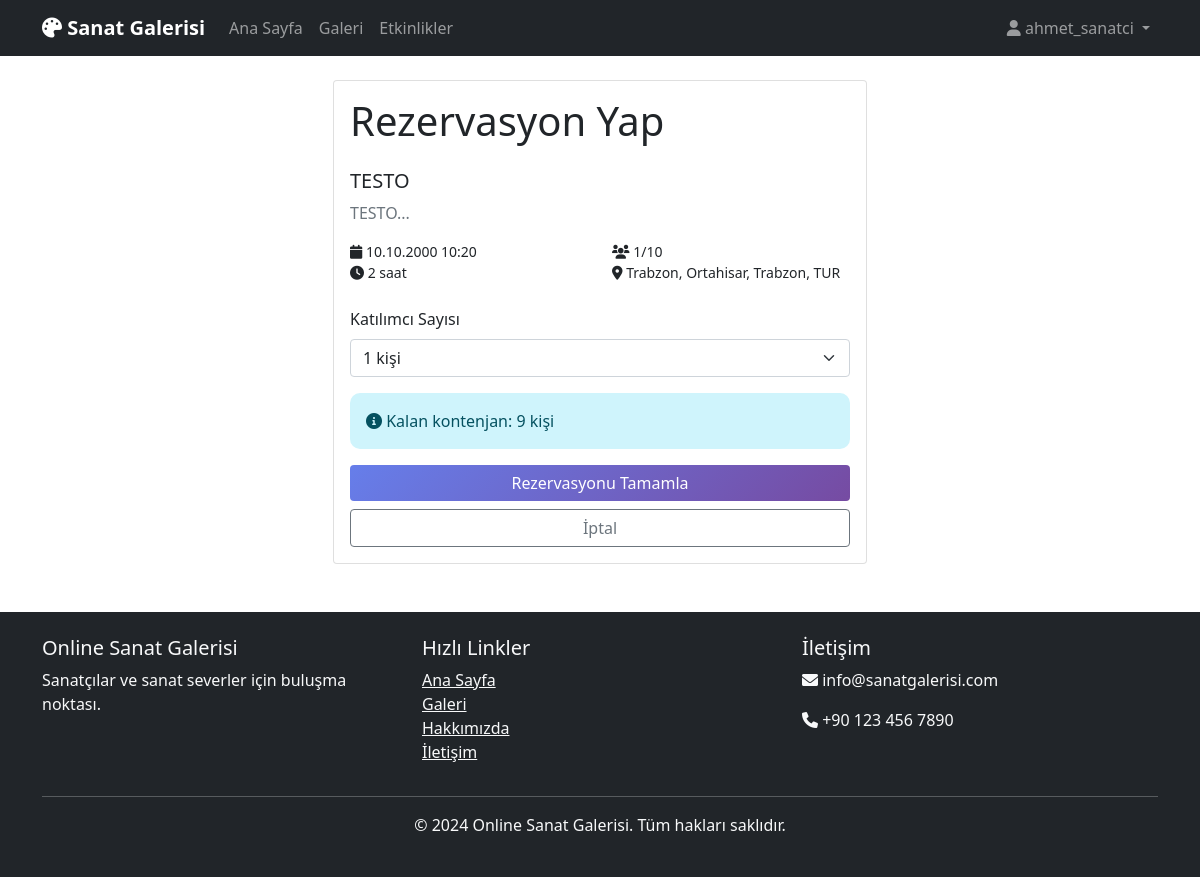
Screenshot of /reserve_event/5 (signed in) with the database file from the repository.
### backend/app.py (models this page shows, shortened)
class User(UserMixin, db.Model):
    __tablename__ = 'users'
    id = db.Column(db.Integer, primary_key=True)
    username = db.Column(db.String(80), unique=True, nullable=False)
    email = db.Column(db.String(120), unique=True, nullable=False)
    password_hash = db.Column(db.String(255), nullable=False)
    user_type = db.Column(db.String(20), default='collector')  # artist, collector, admin
    profile_image = db.Column(db.String(255))
    bio = db.Column(db.Text)
    created_at = db.Column(db.DateTime, default=datetime.utcnow)
    updated_at = db.Column(db.DateTime, default=datetime.utcnow, onupdate=datetime.utcnow)
    artworks = db.relationship('Artwork', backref='artist', lazy=True)
    orders = db.relationship('Order', backref='user', lazy=True)

class Event(db.Model):
    __tablename__ = 'events'
    id = db.Column(db.Integer, primary_key=True)
    title = db.Column(db.String(200), nullable=False)
    description = db.Column(db.Text, nullable=False)
    image_url = db.Column(db.String(255))
    instructor_id = db.Column(db.Integer, db.ForeignKey('users.id'), nullable=False)
    category_id = db.Column(db.Integer, db.ForeignKey('categories.id'), nullable=False)
    event_date = db.Column(db.DateTime, nullable=False)
    duration_hours = db.Column(db.Integer, default=2)
    max_participants = db.Column(db.Integer, nullable=False)
    current_participants = db.Column(db.Integer, default=0)
    price = db.Column(db.Integer, nullable=False)
    location = db.Column(db.String(255))
    status = db.Column(db.String(20), default='active')  # active, cancelled, completed
    created_at = db.Column(db.DateTime, default=datetime.utcnow)
    updated_at = db.Column(db.DateTime, default=datetime.utcnow, onupdate=datetime.utcnow)
    instructor = db.relationship('User', backref='instructed_events')
    category = db.relationship('Category', backref='events')
    reservations = db.relationship('Reservation', backref='event', lazy=True)
    comments = db.relationship('EventComment', backref='event', lazy=True)

### backend/app.py (the view, shortened to what this page needs)
@app.route('/reserve_event/<int:event_id>', methods=['GET', 'POST'])
@login_required
def reserve_event(event_id):
    event = Event.query.get_or_404(event_id)
    return render_template('reserve_event.html', event=event)

### backend/app.py (called while the page is built)
@login_manager.user_loader
def load_user(user_id):
    return User.query.get(int(user_id))

### frontend/templates/reserve_event.html (shortened to what this page needs)
{% extends "base.html" %}
{% block content %}
<div class="container mt-4">
    <div class="row justify-content-center">
        <div class="col-lg-6">
            <div class="card">
                <div class="card-body">
                    <h1 class="mb-4">Rezervasyon Yap</h1>
                    <div class="mb-4">
                        <h5>{{ event.title }}</h5>
                        <p class="text-muted">{{ event.description[:150] }}...</p>
                        <div class="row">
                            <div class="col-6">
                                <small class="d-block">
                                    <i class="fas fa-calendar"></i> {{ event.event_date.strftime('%d.%m.%Y %H:%M') }}
                                </small>
                                <small class="d-block">
                                    <i class="fas fa-clock"></i> {{ event.duration_hours }} saat
                                </small>
                            </div>
                            <div class="col-6">
                                <small class="d-block">
                                    <i class="fas fa-users"></i> {{ event.current_participants }}/{{ event.max_participants }}
                                </small>
                                <small class="d-block">
                                    <i class="fas fa-map-marker-alt"></i> {{ event.location }}
                                </small>
                            </div>
                        </div>
                    </div>
                    <form method="POST">
                        <div class="mb-3">
                            <label class="form-label">Katılımcı Sayısı</label>
                            <select name="participant_count" class="form-select" required>
                                {% for i in range(1, event.max_participants - event.current_participants + 1) %}
                                <option value="{{ i }}" {% if i == 1 %}selected{% endif %}>
                                    {{ i }} kişi
                                </option>
                                {% endfor %}
                            </select>
                        </div>
                        <div class="alert alert-info">
                            <i class="fas fa-info-circle"></i>
                            Kalan kontenjan: {{ event.max_participants - event.current_participants }} kişi
                        </div>
                        <div class="d-grid gap-2">
                            <button type="submit" class="btn btn-primary">Rezervasyonu Tamamla</button>
                            <a href="{{ url_for('event_detail', id=event.id) }}" class="btn btn-outline-secondary">İptal</a>
                        </div>
                    </form>
                </div>
            </div>
        </div>
    </div>
</div>
{% endblock %}

### frontend/templates/base.html (shortened to what this page needs)
<!DOCTYPE html>
<html lang="tr">
<head>
    <link href="https://cdn.jsdelivr.net/npm/bootstrap@5.1.3/dist/css/bootstrap.min.css" rel="stylesheet">
    <link href="https://cdnjs.cloudflare.com/ajax/libs/font-awesome/6.0.0/css/all.min.css" rel="stylesheet">
    <link href="{{ url_for('static', filename='css/style.css') }}" rel="stylesheet">
</head>
<body>
    <nav class="navbar navbar-expand-lg navbar-dark bg-dark">
        <div class="container">
            <a class="navbar-brand" href="{{ url_for('index') }}">
                <i class="fas fa-palette"></i> Sanat Galerisi
            </a>
            <div class="collapse navbar-collapse" id="navbarNav">
                <ul class="navbar-nav me-auto">
                    <li class="nav-item">
                        <a class="nav-link" href="{{ url_for('index') }}">Ana Sayfa</a>
                    </li>
                    <li class="nav-item">
                        <a class="nav-link" href="{{ url_for('gallery') }}">Galeri</a>
                    </li>
                    <li class="nav-item">
                        <a class="nav-link" href="{{ url_for('events') }}">Etkinlikler</a>
                    </li>
                </ul>
                <ul class="navbar-nav">
                    {% if current_user.is_authenticated %}
                        <li class="nav-item dropdown">
                            <a class="nav-link dropdown-toggle" href="#" id="navbarDropdown" role="button" data-bs-toggle="dropdown">
                                <i class="fas fa-user"></i> {{ current_user.username }}
                            </a>
                        </li>
                    {% endif %}
                </ul>
            </div>
        </div>
    </nav>
    <main class="container mt-4">
        {% block content %}{% endblock %}
    </main>
    <footer class="bg-dark text-light mt-5 py-4">
        <div class="container">
            <div class="row">
                <div class="col-md-4">
                    <h5>Online Sanat Galerisi</h5>
                    <p>Sanatçılar ve sanat severler için buluşma noktası.</p>
                </div>
                <div class="col-md-4">
                    <h5>Hızlı Linkler</h5>
                    <ul class="list-unstyled">
                        <li><a href="{{ url_for('index') }}" class="text-light">Ana Sayfa</a></li>
                        <li><a href="{{ url_for('gallery') }}" class="text-light">Galeri</a></li>
                        <li><a href="#" class="text-light">Hakkımızda</a></li>
                        <li><a href="#" class="text-light">İletişim</a></li>
                    </ul>
                </div>
                <div class="col-md-4">
                    <h5>İletişim</h5>
                    <p><i class="fas fa-envelope"></i> info@sanatgalerisi.com</p>
                    <p><i class="fas fa-phone"></i> +90 123 456 7890</p>
                </div>
            </div>
            <hr class="bg-light">
            <div class="text-center">
                <p>&copy; 2024 Online Sanat Galerisi. Tüm hakları saklıdır.</p>
            </div>
        </div>
    </footer>
</body>
</html>

### frontend/static/css/style.css (style rules this page uses)
.card { transition: transform 0.2s ease-in-out, box-shadow 0.2s ease-in-out; }
.navbar-brand { font-weight: bold; }
.btn-primary { background: linear-gradient(135deg, #667eea 0%, #764ba2 100%); border: none; }
.alert { border: none; border-radius: 10px; }
.navbar-dark .navbar-nav .nav-link { transition: color 0.3s ease; }
footer { margin-top: auto; }
html { scroll-behavior: smooth; }

### rows the page displays
User: username "ahmet_sanatci"
Event: title "TESTO", description "TESTO", event_date "10.10.2000 10:20", duration_hours "2", current_participants "1", max_participants "10", location "Trabzon, Ortahisar, Trabzon, TUR", participant_count "1 kişi", event.max_participants-event.current_participants "9"
